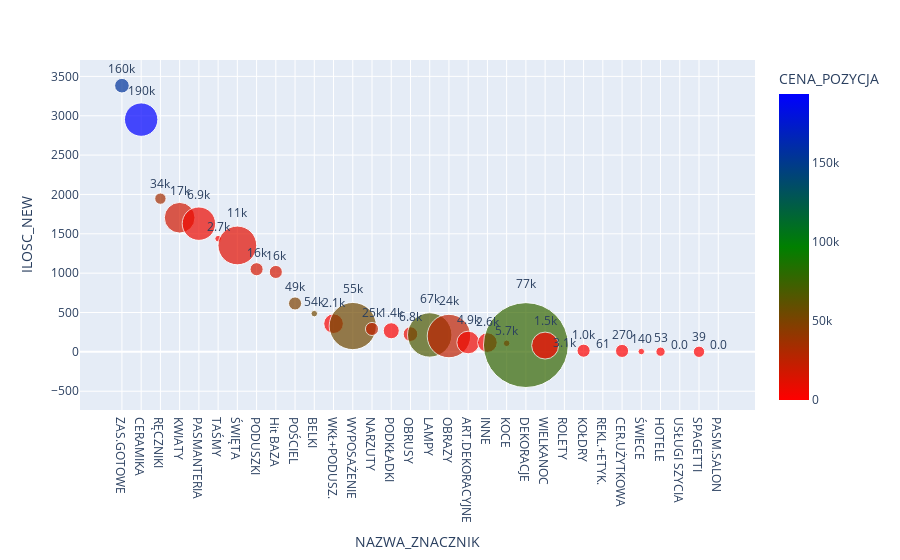

The cell this chart's notebook holds for it:
### Code cell
func_plot_scatter(df_fi, {'ILOSC_NEW':'sum',
                         'CENA_POZYCJA':'sum'}, 
                  'NAZWA_ZNACZNIK',
                 df_sell,
                 'ILOSC_NEW')

### Figure 1 — Plotly figure (JSON) as saved in the notebook; plotly's stock layout.template omitted (floating-point values rounded to 4 significant figures)
{"data": [{"hovertemplate": "<b>%{hovertext}</b><br><br>NAZWA_ZNACZNIK=%{x}<br>ILOSC_NEW=%{y}<br>proc=%{marker.size}<br>CENA_POZYCJA=%{marker.color}<extra></extra>", "hovertext": ["ZAS.GOTOWE", "CERAMIKA", "RĘCZNIKI", "KWIATY", "PASMANTERIA", "TAŚMY", "ŚWIĘTA", "PODUSZKI", "Hit BAZA", "POŚCIEL", "BELKI", "WKŁ+PODUSZ.", "WYPOSAŻENIE", "NARZUTY", "PODKŁADKI", "OBRUSY", "LAMPY", "OBRAZY", "ART.DEKORACYJNE", "INNE", "KOCE", "DEKORACJE", "WIELKANOC", "ROLETY", "KOŁDRY", "REKL.+ETYK.", "CER.UŻYTKOWA", "ŚWIECE", "HOTELE", "USŁUGI SZYCIA", "SPAGETTI", "PASM.SALON"], "legendgroup": "", "marker": {"color": [155300.0, 193500.0, 34390.0, 17220.0, 6923.0, 2678.0, 10590.0, 16490.0, 16430.0, 48950.0, 53830.0, 2068.0, 54720.0, 24520.0, 1421.0, 6811.0, 67070.0, 24130.0, 4937.0, 2603.0, 5723.0, 77060.0, 1539.0, 3052.0, 1007.0, 60.7, 266.8, 138.5, 52.9, 0, 38.7, 0], "coloraxis": "coloraxis", "size": [0.5, 2.6, 0.3, 2.2, 2.6, 0.1, 3.5, 0.4, 0.4, 0.4, 0.1, 0.9, 5.2, 0.4, 0.6, 0.5, 4.6, 4.4, 1.2, 0.9, 0.1, 16.8, 1.7, 0, 0.4, 0, 0.4, 0.1, 0.2, 0, 0.3, 0], "sizemode": "area", "sizeref": 0.004667, "symbol": "circle"}, "mode": "markers+text", "name": "", "orientation": "v", "showlegend": false, "text": [155300.0, 193500.0, 34390.0, 17220.0, 6923.0, 2678.0, 10590.0, 16490.0, 16430.0, 48950.0, 53830.0, 2068.0, 54720.0, 24520.0, 1421.0, 6811.0, 67070.0, 24130.0, 4937.0, 2603.0, 5723.0, 77060.0, 1539.0, 3052.0, 1007.0, 60.7, 266.8, 138.5, 52.9, 0, 38.7, 0], "textposition": "top center", "texttemplate": "%{text:.2s}", "type": "scatter", "x": ["ZAS.GOTOWE", "CERAMIKA", "RĘCZNIKI", "KWIATY", "PASMANTERIA", "TAŚMY", "ŚWIĘTA", "PODUSZKI", "Hit BAZA", "POŚCIEL", "BELKI", "WKŁ+PODUSZ.", "WYPOSAŻENIE", "NARZUTY", "PODKŁADKI", "OBRUSY", "LAMPY", "OBRAZY", "ART.DEKORACYJNE", "INNE", "KOCE", "DEKORACJE", "WIELKANOC", "ROLETY", "KOŁDRY", "REKL.+ETYK.", "CER.UŻYTKOWA", "ŚWIECE", "HOTELE", "USŁUGI SZYCIA", "SPAGETTI", "PASM.SALON"], "xaxis": "x", "y": [3382, 2951, 1947, 1704, 1629.0, 1438.0, 1352, 1050, 1015.0, 615, 486, 358, 328, 291, 268, 226, 215, 201, 119, 118, 109, 86.4, 80, 24, 15, 13, 12, 4, 2, 2, 1, 1], "yaxis": "y"}], "layout": {"autosize": true, "coloraxis": {"colorbar": {"title": {"text": "CENA_POZYCJA"}}, "colorscale": [[0, "red"], [0.5, "green"], [1, "blue"]]}, "hovermode": "x", "legend": {"itemsizing": "constant", "tracegroupgap": 0}, "margin": {"t": 60}, "xaxis": {"anchor": "y", "autorange": true, "domain": [0, 1], "range": [-1.904, 32.8], "title": {"text": "NAZWA_ZNACZNIK"}, "type": "category"}, "yaxis": {"anchor": "x", "autorange": true, "domain": [0, 1], "range": [-606.1, 3679.0], "title": {"text": "ILOSC_NEW"}, "type": "linear"}}}
